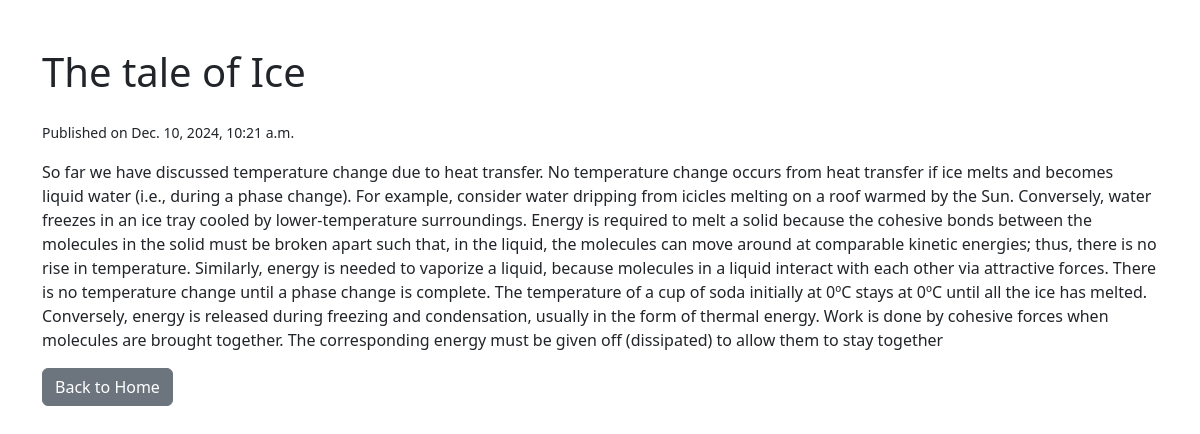
The app's page /article/1/ with its own data.
### myproj/models.py (models this page shows, shortened)
class Article(models.Model):
    title=models.CharField(max_length=200)
    content=models.TextField()
    summary=models.TextField()
    affiliation=models.TextField()
    published_date=models.DateTimeField(auto_now_add=True, null=True, blank=True)  #New rows will get the current timestamp automatically. Existing rows will have NULL for this field.

### myproj/views.py (the view)
# urls.py: path('article/<int:article_id>/', views.article_detail, name='article_detail'),
def article_detail(request, article_id):
    article=get_object_or_404(Article, id=article_id)
    return render(request, 'myproj/details.html', {'article':article})

### myproj/templates/myproj/details.html (shortened to what this page needs)
<!DOCTYPE html>
<html lang="en">
<head>
    <link href="https://cdn.jsdelivr.net/npm/bootstrap@5.3.0/dist/css/bootstrap.min.css" rel="stylesheet">
</head>
<body>
    <div class="container my-5">
        <h1 class="mb-4">{{ article.title }}</h1>
        <p><small>Published on {{ article.published_date }}</small></p>
        <p>{{ article.content }}</p>
        <a href="/" class="btn btn-secondary">Back to Home</a>
    </div>
</body>
</html>

### records on screen
Article: title "The tale of Ice", published_date "Dec. 10, 2024, 10:21 a.m.", content "So far we have discussed temperature change due to heat transfer. No temperature change occurs from heat transfer if ice melts and becomes liquid water (i.e., during a phase change). For example, consider water dripping from icicles melting on a roof warmed by the Sun. Conversely, water freezes in an ice tray cooled by lower-temperature surroundings. Energy is required to melt a solid because the cohesive bonds between the molecules in the solid must be broken apart such that, in the liquid, the molecules can move around at comparable kinetic energies; thus, there is no rise in temperature. Similarly, energy is needed to vaporize a liquid, because molecules in a liquid interact with each…"
